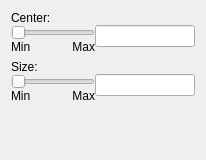
                 <widget class="QWidget" name="tab_6">
                  <attribute name="title">
                   <string>Y</string>
                  </attribute>
                  <layout class="QVBoxLayout" name="verticalLayout_5">
                   <item>
                    <layout class="QVBoxLayout" name="verticalLayout_19">
                     <property name="spacing">
                      <number>0</number>
                     </property>
                     <item>
                      <widget class="QLabel" name="label_29">
                       <property name="text">
                        <string>Center:</string>
                       </property>
                       <property name="alignment">
                        <set>Qt::AlignLeading|Qt::AlignLeft|Qt::AlignVCenter</set>
                       </property>
                      </widget>
                     </item>
                     <item>
                      <layout class="QHBoxLayout" name="horizontalLayout_23">
                       <property name="spacing">
                        <number>0</number>
                       </property>
                       <item>
                        <layout class="QVBoxLayout" name="verticalLayout_20">
                         <property name="spacing">
                          <number>0</number>
                         </property>
                         <item>
                          <widget class="QSlider" name="centerYSlider">
                           <property name="orientation">
                            <enum>Qt::Horizontal</enum>
                           </property>
                          </widget>
                         </item>
                         <item>
                          <layout class="QHBoxLayout" name="horizontalLayout_32">
                           <property name="spacing">
                            <number>0</number>
                           </property>
                           <item>
                            <widget class="QLabel" name="centerYMinLabel">
                             <property name="text">
                              <string>Min</string>
                             </property>
                            </widget>
                           </item>
                           <item>
                            <widget class="QLabel" name="centerYMaxLabel">
                             <property name="text">
                              <string>Max</string>
                             </property>
                             <property name="alignment">
                              <set>Qt::AlignRight|Qt::AlignTrailing|Qt::AlignVCenter</set>
                             </property>
                            </widget>
                           </item>
                          </layout>
                         </item>
                        </layout>
                       </item>
                       <item>
                        <layout class="QVBoxLayout" name="verticalLayout_57">
                         <property name="spacing">
                          <number>0</number>
                         </property>
                         <item>
                          <widget class="QLineEdit" name="centerYEdit">
                           <property name="sizePolicy">
                            <sizepolicy hsizetype="Minimum" vsizetype="Fixed">
                             <horstretch>0</horstretch>
                             <verstretch>0</verstretch>
                            </sizepolicy>
                           </property>
                           <property name="minimumSize">
                            <size>
                             <width>100</width>
                             <height>0</height>
                            </size>
                           </property>
                           <property name="maximumSize">
                            <size>
                             <width>100</width>
                             <height>16777215</height>
                            </size>
                           </property>
                           <property name="alignment">
                            <set>Qt::AlignCenter</set>
                           </property>
                          </widget>
                         </item>
                         <item>
                          <spacer name="verticalSpacer_64">
                           <property name="orientation">
                            <enum>Qt::Vertical</enum>
                           </property>
                           <property name="sizeType">
                            <enum>QSizePolicy::MinimumExpanding</enum>
                           </property>
                           <property name="sizeHint" stdset="0">
                            <size>
                             <width>20</width>
                             <height>5</height>
                            </size>
                           </property>
                          </spacer>
                         </item>
                        </layout>
                       </item>
                      </layout>
                     </item>
                    </layout>
                   </item>
                   <item>
                    <layout class="QVBoxLayout" name="verticalLayout_13">
                     <property name="spacing">
                      <number>0</number>
                     </property>
                     <item>
                      <widget class="QLabel" name="label_28">
                       <property name="text">
                        <string>Size:</string>
                       </property>
                       <property name="alignment">
                        <set>Qt::AlignLeading|Qt::AlignLeft|Qt::AlignVCenter</set>
                       </property>
                      </widget>
                     </item>
                     <item>
                      <layout class="QHBoxLayout" name="horizontalLayout_22">
                       <property name="spacing">
                        <number>0</number>
                       </property>
                       <item>
                        <layout class="QVBoxLayout" name="verticalLayout_18">
                         <property name="spacing">
                          <number>0</number>
                         </property>
                         <item>
                          <widget class="QSlider" name="sizeYSlider">
                           <property name="orientation">
                            <enum>Qt::Horizontal</enum>
                           </property>
                          </widget>
                         </item>
                         <item>
                          <layout class="QHBoxLayout" name="horizontalLayout_64">
                           <property name="spacing">
                            <number>0</number>
                           </property>
                           <item>
                            <widget class="QLabel" name="sizeYMinLabel">
                             <property name="text">
                              <string>Min</string>
                             </property>
                            </widget>
                           </item>
                           <item>
                            <widget class="QLabel" name="sizeYMaxLabel">
                             <property name="text">
                              <string>Max</string>
                             </property>
                             <property name="alignment">
                              <set>Qt::AlignRight|Qt::AlignTrailing|Qt::AlignVCenter</set>
                             </property>
                            </widget>
                           </item>
                          </layout>
                         </item>
                        </layout>
                       </item>
                       <item>
                        <layout class="QVBoxLayout" name="verticalLayout_100">
                         <property name="spacing">
                          <number>0</number>
                         </property>
                         <item>
                          <widget class="QLineEdit" name="sizeYEdit">
                           <property name="sizePolicy">
                            <sizepolicy hsizetype="Minimum" vsizetype="Fixed">
                             <horstretch>0</horstretch>
                             <verstretch>0</verstretch>
                            </sizepolicy>
                           </property>
                           <property name="minimumSize">
                            <size>
                             <width>100</width>
                             <height>0</height>
                            </size>
                           </property>
                           <property name="maximumSize">
                            <size>
                             <width>100</width>
                             <height>16777215</height>
                            </size>
                           </property>
                           <property name="alignment">
                            <set>Qt::AlignCenter</set>
                           </property>
                          </widget>
                         </item>
                         <item>
                          <spacer name="verticalSpacer_70">
                           <property name="orientation">
                            <enum>Qt::Vertical</enum>
                           </property>
                           <property name="sizeType">
                            <enum>QSizePolicy::MinimumExpanding</enum>
                           </property>
                           <property name="sizeHint" stdset="0">
                            <size>
                             <width>20</width>
                             <height>5</height>
                            </size>
                           </property>
                          </spacer>
                         </item>
                        </layout>
                       </item>
                      </layout>
                     </item>
                    </layout>
                   </item>
                   <item>
                    <spacer name="verticalSpacer_2">
                     <property name="orientation">
                      <enum>Qt::Vertical</enum>
                     </property>
                     <property name="sizeHint" stdset="0">
                      <size>
                       <width>20</width>
                       <height>46</height>
                      </size>
                     </property>
                    </spacer>
                   </item>
                  </layout>
                 </widget>
